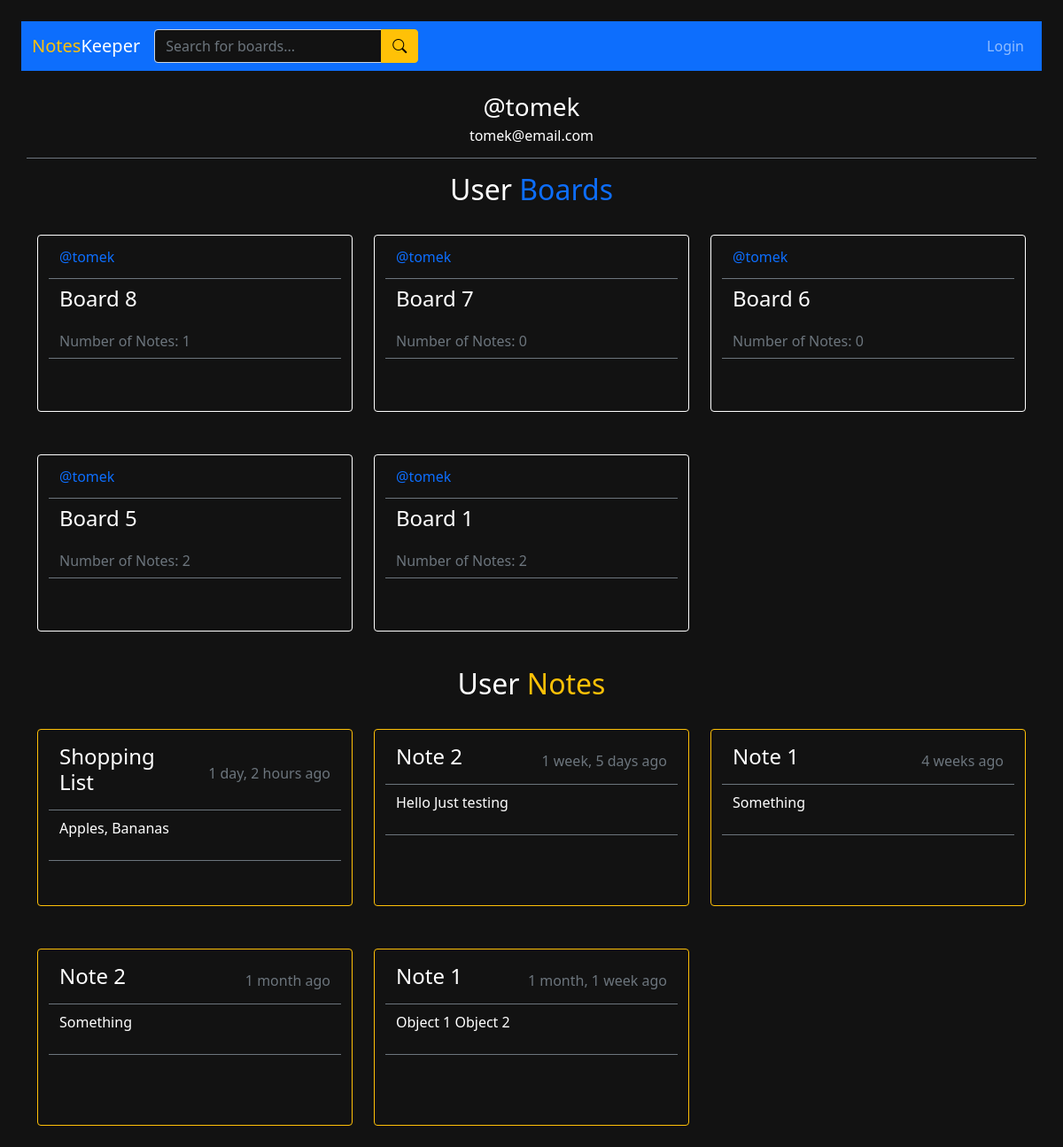
Before: /profile/1 with the older database file.
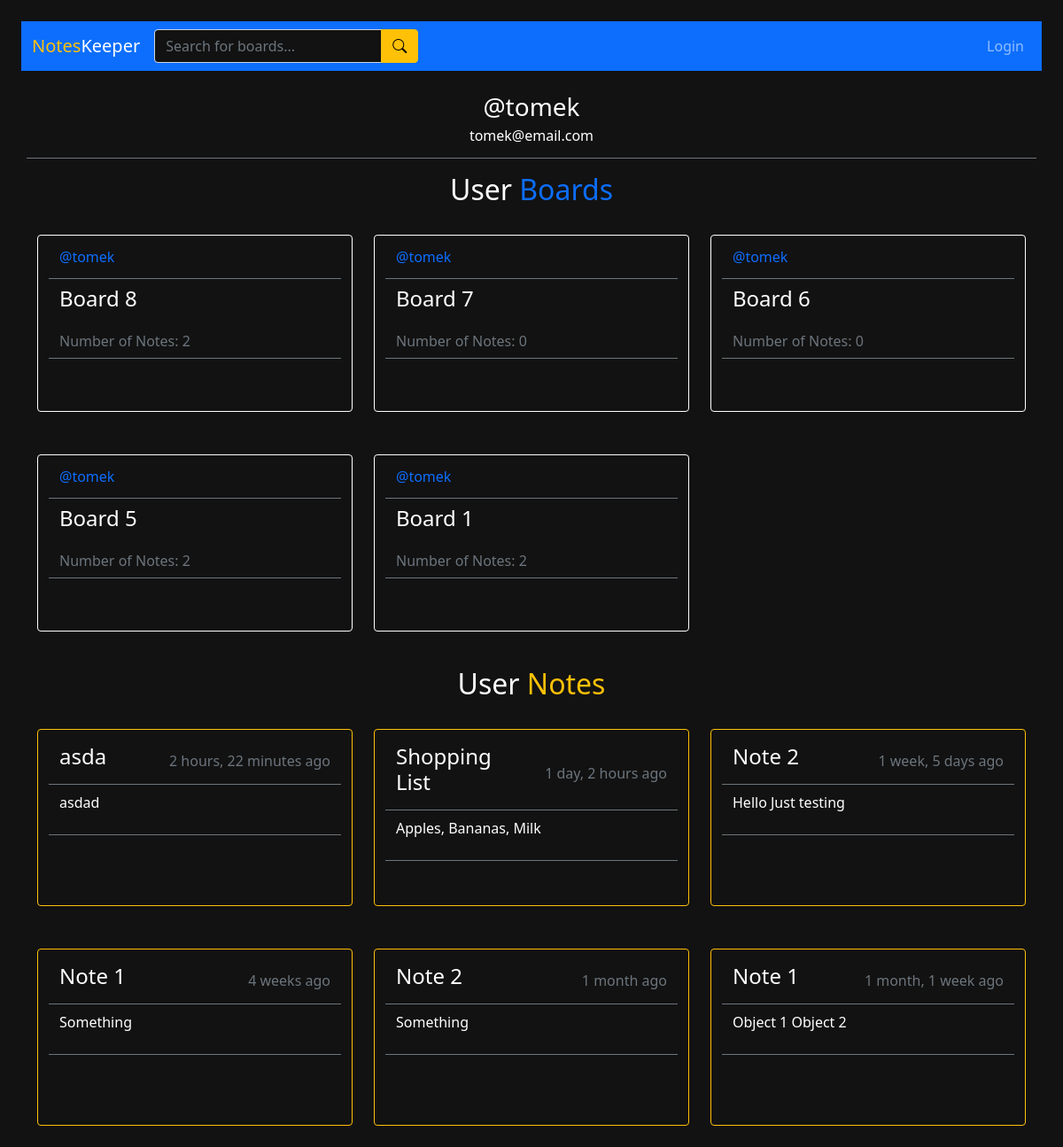
After: the same page with the newer database file.
### base/models.py (models this page shows)
class Board(models.Model):
    owner = models.ForeignKey(User, on_delete=models.CASCADE)
    name = models.CharField(max_length=200)
    updated = models.DateTimeField(auto_now=True)
    created = models.DateTimeField(auto_now_add=True)
    class Meta:
        ordering = ['-updated', '-created']
    def __str__(self):
        return self.name

class Note(models.Model):
    owner = models.ForeignKey(User, on_delete=models.CASCADE)
    board = models.ForeignKey(Board, on_delete=models.CASCADE)
    topic = models.CharField(max_length=100)
    body = models.TextField()
    updated = models.DateTimeField(auto_now=True)
    created = models.DateTimeField(auto_now_add=True)
    class Meta:
        ordering = ['-updated', '-created']
    def __str__(self):
        return self.topic

### base/views.py (the view)
# urls.py: path('profile/<str:pk>', views.profile, name="profile"),
def profile(request, pk):
    user = User.objects.get(id=pk)
    user_boards = Board.objects.filter(
        Q(owner__id=pk)
    )
    user_notes = user.note_set.all()
    context = {"user_boards": user_boards, "user": user, "user_notes": user_notes}
    return render(request, 'base/profile.html', context)

### base/templates/base/profile.html (shortened to what the changed rows need)
{% extends 'main.html' %}
{% block content %}
<main>
    <div class="container-lg">
        <div class="row">
            <div class="col-12">
                <h2 class="text-center mt-3 text-white">User <span class="text-primary">Boards</span></h2>
            </div>
        </div>
        <div class="row">
            {% for board in user_boards %}
                <div class="col-xl-4 py-4">
                    <div class="container rounded border border-white" style="height: 200px; width: 100%;">
                        <div class="row align-items-center border-bottom border-secondary" style="height:25%;">
                            <div class="col">
                                <a href="{% url 'profile' board.owner.id %}" style="text-decoration: none;">
                                    <span>@{{board.owner}}</span>
                                </a>
                            </div>
                        </div>
                        <div class="row align-items-center py-2" style="height:25%;">
                            <div class="col">
                                <a href="{% url 'board' board.id %}" style="text-decoration: none;">
                                    <h4 class="text-white pntName">{{board.name}}</h4>
                                </a>
                            </div>
                        </div>
                        <div class="row align-items-center py-2 border-bottom border-secondary" style="height:20%;">
                            <div class="col">
                                <p class="text-secondary">Number of Notes: {{board.note_set.all.count}}</p>
                            </div>
                        </div>
                    </div>
                </div>
            {% endfor %}
        </div>
        <div class="row">
            <div class="col-12">
                <h2 class="text-center mt-3 text-white">User <span class="text-warning">Notes</span></h2>
            </div>
            {% for note in user_notes %}
                <div class="col-xl-4 py-4">
                    <div class="container rounded border border-warning py-2" style="height: 200px; width: 100%;">
                        {% if request.user == note.owner %}
                            <div class="row align-items-center py-2 border-bottom border-secondary" style="height:25%;">
                                <div class="col">
                                    <a href="{% url 'update-note' note.id %}" style="text-decoration: none;">
                                        <h4 class="pntName">{{ note.topic }}</h4>
                                    </a>
                                </div>
                            </div>
                            <div class="row align-items-start py-2 border-bottom border-secondary" style="height:50%;">
                                <div class="col">
                                    <p class="text-white">{{ note.body }}</p>
                                </div>
                            </div>
                            <div class="row align-items-center py-2" style="height:25%;">
                                <div class="col">
                                    <a href="{% url 'delete-note' note.id %}" class="btn btn-warning">Delete</a>
                                </div>
                                <div class="col-auto">
                                    <div class="text-secondary">{{note.updated|timesince}} ago</div>
                                </div>
                            </div>
                        {% else %}
                            <div class="row align-items-center py-2 border-bottom border-secondary">
                                <div class="col">
                                    <a href="{% url 'update-note' note.id %}" style="text-decoration: none;">
                                        <h4 class="text-white">{{ note.topic }}</h4>
                                    </a>
                                </div>
                                <div class="col-auto">
                                    <div class="text-secondary">{{note.created|timesince}} ago</div>
                                </div>
                            </div>
                            <div class="row align-items-start py-2 border-bottom border-secondary">
                                <div class="col">
                                    <p class="text-white">{{ note.body }}</p>
                                </div>
                            </div>
                        {% endif %}
                    </div>
                </div>
            {% endfor %}
        </div>
    </div>
</main>
{% endblock %}

Changed rows visible on the page:
computed for Board "Board 8": note_set.all.count "1" → "2"
added Note: topic "asda", created "2 hours, 22 minutes", body "asdad"
changed Note "Shopping List": body "Apples, Bananas" → "Apples, Bananas, Milk"
